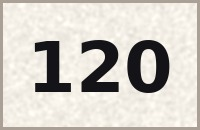
#> input picture S07/project/tex/card_120.jpg, 200 x 130 px
$ python -i stamp.py   (imports and definitions only)
#> lines starting #> are read from the running program, lines starting #| are printed output that depends on the picture; after the words box and inside, x2 and y2 are one past the last pixel; in counts of white or black regions, pixels touching at a corner belong together
"""The "Sınavda çıkar" stamp and what it brings, as whole-frame effects on the finished picture (RGB uint8):
1. A rubber stamp comes down out of the top of the frame and leaves a red SINAVDA ÇIKAR mark.
2. The picture turns into a newspaper clipping: halftone photo, the documented fact as the headline, the date line.
   No masthead and no real paper's name: the clipping is the show's own device.
3. INSERT: Vehbi's textbook page, the same figure underlined.
The text lives in room.py (STAMP_HEAD, STAMP_BODY, STAMP_DATE); this file only draws it. Reusable by later stamp scenes."""
import math

import cv2
import numpy as np
from PIL import Image, ImageDraw, ImageFont

import room as R

RED = (196, 36, 40)
INK = (34, 30, 28)
NEWS = (226, 220, 204)
TABLE = (58, 46, 38)
SANS = '/usr/share/fonts/truetype/dejavu/DejaVuSans-Bold.ttf'
SERIF_B = '/usr/share/fonts/truetype/dejavu/DejaVuSerif-Bold.ttf'
SERIF = '/usr/share/fonts/truetype/dejavu/DejaVuSerif.ttf'
_cache = {}


def _ease(u):
    u = min(max(u, 0.0), 1.0)
    return u * u * (3 - 2 * u)


def _font(p, s):
    return ImageFont.truetype(p, int(s))


# [43 lines left out: functions mark, _paste, stamp_tool, not called in this run]


def clipping(pic):
    """The newspaper clipping, built around the current picture: a halftone photo, the headline, the body, the date."""
    H, W = pic.shape[:2]
#> H = 130; W = 200
    out = np.empty((H, W, 3), np.float32)
    out[:] = TABLE
    key = ('page', W, H)
#> key = ('page', 200, 130)
    if key not in _cache:
        page = Image.new('RGB', (int(W * .86), int(H * .9)), NEWS)
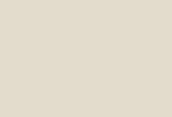
#> page: PIL image 172x117 RGB; mean R, G, B 226, 220, 204
        d = ImageDraw.Draw(page)
        pw, ph = page.size
#> pw = 172; ph = 117
        d.text((pw / 2, ph * .05), '— ' + R.STAMP_DATE + ' —', font=_font(SERIF, ph * .035), fill=INK, anchor='mm')
        d.line((pw * .04, ph * .085, pw * .96, ph * .085), fill=INK, width=2)
        d.text((pw / 2, ph * .17), R.STAMP_HEAD, font=_font(SERIF_B, ph * .11), fill=INK, anchor='mm')
        for i, line in enumerate(R.STAMP_BODY):
            d.text((pw * .54, ph * (.32 + i * .062)), line, font=_font(SERIF, ph * .042), fill=INK, anchor='lm')
        rng = np.random.default_rng(9)
        for i in range(8):                                      # Body columns as grey lines: nothing else readable.
            y = ph * (.53 + i * .048)
            d.line((pw * .53, y, pw * (.94 - .2 * (i == 7) - rng.uniform(0, .05)), y), fill=(150, 144, 132), width=max(int(ph * .012), 2))
        _cache[key] = np.array(page).astype(np.float32)
    page = _cache[key].copy()
#> page: shape (117, 172, 3) float32
    ph, pw = page.shape[:2]
    # The photo: the current picture in halftone grey, in a box on the left.
    bx0, by0, bx1, by1 = int(pw * .04), int(ph * .26), int(pw * .5), int(ph * .94)
#> bx0 = 6; by0 = 30; bx1 = 86; by1 = 109
    ph_w, ph_h = bx1 - bx0, by1 - by0
#> ph_w = 80; ph_h = 79
    src = cv2.resize(pic, (ph_w, ph_h), interpolation=cv2.INTER_AREA)
    g = cv2.cvtColor(src, cv2.COLOR_RGB2GRAY).astype(np.float32) / 255
    yy, xx = np.mgrid[0:ph_h, 0:ph_w]
    cell = 5
    dots = (np.sin(xx * math.pi / cell) * np.sin(yy * math.pi / cell) + 1) / 2
    ht = (g * 1.15 > dots * .9).astype(np.float32) * .55 + g * .45
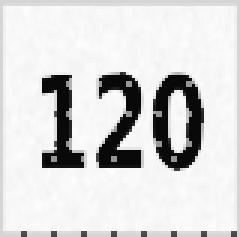
#> ht: shape (79, 80) float32 (shown 3 times larger); min 0.0318, max 0.996, mean 0.843
    photo = np.array(NEWS, np.float32) * ht[..., None] + np.array(INK, np.float32) * (1 - ht[..., None])
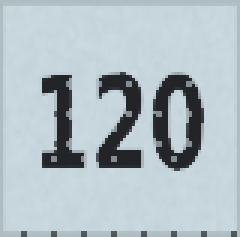
#> photo: shape (79, 80, 3) float32 (shown 3 times larger); mean of channels 0, 1, 2 195.9, 190.2, 176.4; drawn as B, G, R
    page[by0:by1, bx0:bx1] = photo
    cv2.rectangle(page, (bx0, by0), (bx1, by1), INK, 2)
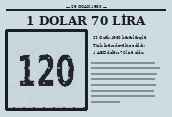
#> page: shape (117, 172, 3) float32; mean of channels 0, 1, 2 194.9, 189.2, 175.3; drawn as B, G, R
    # Torn-looking edge: nibble the border.
    rng = np.random.default_rng(4)
    m = np.ones((ph, pw), np.float32)
    for x in range(0, pw, 6):
        m[:int(rng.uniform(0, 7)), x:x + 6] = 0
        m[ph - int(rng.uniform(0, 7)):, x:x + 6] = 0
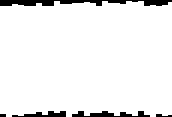
#> m: shape (117, 172) float32; values 0 (black) and 1 (white), 94.1% white; 5 black regions (1 under 20 px), largest, box (x1, y1, x2, y2) and area: (0, 0, 172, 6) 674, (72, 111, 150, 117) 276, (12, 111, 66, 117) 192, (156, 114, 172, 117) 32
    for y in range(0, ph, 6):
        m[y:y + 6, :int(rng.uniform(0, 7))] = 0
        m[y:y + 6, pw - int(rng.uniform(0, 7)):] = 0
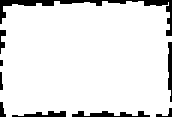
#> m: shape (117, 172) float32; values 0 (black) and 1 (white), 91.1% white; 9 black regions (1 under 20 px), largest, box (x1, y1, x2, y2) and area: (0, 0, 172, 36) 878, (72, 111, 150, 117) 276, (168, 42, 172, 102) 198
    rgba = np.dstack([page, m * 255])
    # A soft shadow, then the clipping, slightly turned.
    M = cv2.getRotationMatrix2D((pw / 2, ph / 2), 1.5, 1.0)
#> M = [[1, 0.0262, -1.5], [-0.0262, 1, 2.27]]
    rgba = cv2.warpAffine(rgba, M, (pw, ph), flags=cv2.INTER_LINEAR, borderValue=(0, 0, 0, 0))
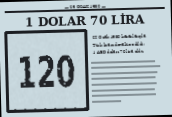
#> rgba: shape (117, 172, 4) float32; mean of channels 0, 1, 2, 3 191.8, 186.1, 172.5, 231.8; drawn as B, G, R
    ox, oy = (W - pw) // 2, (H - ph) // 2
    sh = np.zeros((H, W), np.float32)
#> (the run stopped early here; a loop or call above may not have finished)

$ run again, on S07/project/tex/card_150.jpg
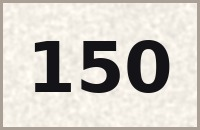
#> input picture S07/project/tex/card_150.jpg, 200 x 130 px
#> in clipping, `cv2.rectangle(page, (bx0, by0), (bx1, by1), INK, 2)`:
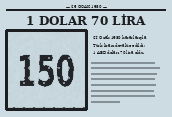
#> page: shape (117, 172, 3) float32; mean of channels 0, 1, 2 194.7, 189, 175.2; drawn as B, G, R
#> in clipping, `rgba = cv2.warpAffine(rgba, M, (pw, ph), flags=cv2.INTER_LINEAR, borde..`:
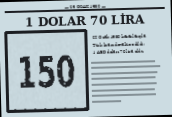
#> rgba: shape (117, 172, 4) float32; mean of channels 0, 1, 2, 3 191.6, 186, 172.4, 231.8; drawn as B, G, R

$ run again, on S07/project/tex/card_18.jpg
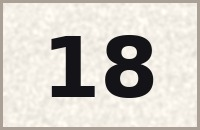
#> input picture S07/project/tex/card_18.jpg, 200 x 130 px
#> in clipping, `cv2.rectangle(page, (bx0, by0), (bx1, by1), INK, 2)`:
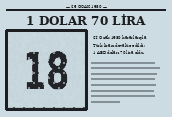
#> page: shape (117, 172, 3) float32; mean of channels 0, 1, 2 194.8, 189.1, 175.3; drawn as B, G, R
#> in clipping, `rgba = cv2.warpAffine(rgba, M, (pw, ph), flags=cv2.INTER_LINEAR, borde..`:
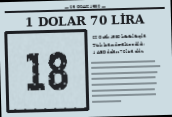
#> rgba: shape (117, 172, 4) float32; mean of channels 0, 1, 2, 3 191.7, 186.1, 172.5, 231.8; drawn as B, G, R

$ run again, on S07/project/tex/card_240.jpg
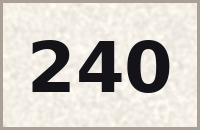
#> input picture S07/project/tex/card_240.jpg, 200 x 130 px
#> in clipping, `rgba = cv2.warpAffine(rgba, M, (pw, ph), flags=cv2.INTER_LINEAR, borde..`:
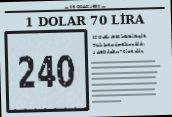
#> rgba: shape (117, 172, 4) float32; mean of channels 0, 1, 2, 3 191.3, 185.7, 172.1, 231.8; drawn as B, G, R
